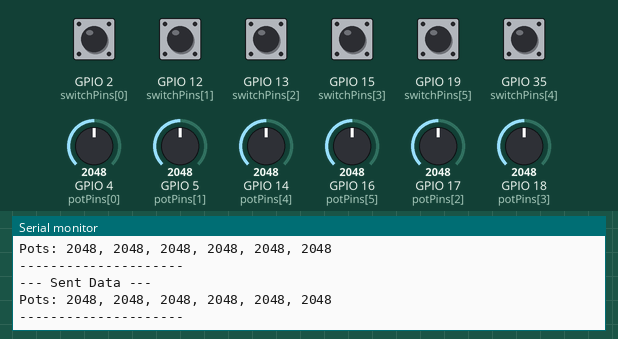
Bench run of a sketch on a simulated ESP32. Parts: the last lines printed to the serial monitor. The inputs (shaded band) are chosen by the test bench; at power-on: GPIO 2 (switchPins[0]), GPIO 12 (switchPins[1]), GPIO 13 (switchPins[2]), GPIO 15 (switchPins[3]), GPIO 19 (switchPins[5]), GPIO 35 (switchPins[4]) HIGH, GPIO 4 (potPins[0]) = 2048, GPIO 5 (potPins[1]) = 2048, GPIO 14 (potPins[4]) = 2048, GPIO 16 (potPins[5]) = 2048, GPIO 17 (potPins[2]) = 2048, GPIO 18 (potPins[3]) = 2048.

Above: at 1.2 s.
1.3 s: GPIO 4 (potPins[0]) set to 2866
At 1.31 s:
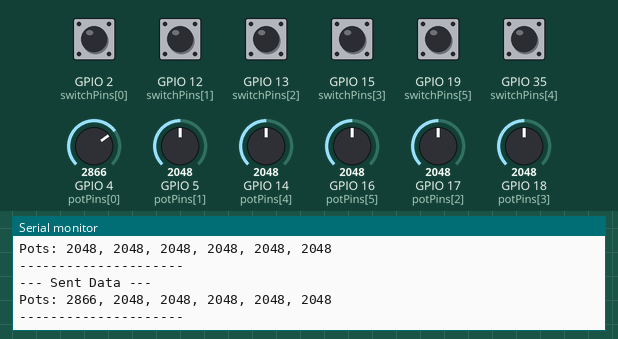
2.8 s: GPIO 5 (potPins[1]) set to 2866
At 2.81 s:
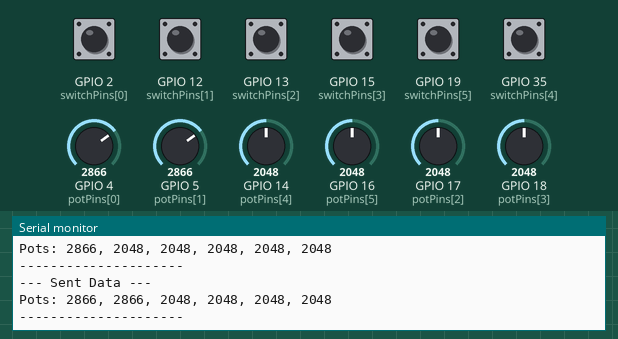
4.3 s: GPIO 14 (potPins[4]) set to 2866
At 4.31 s:
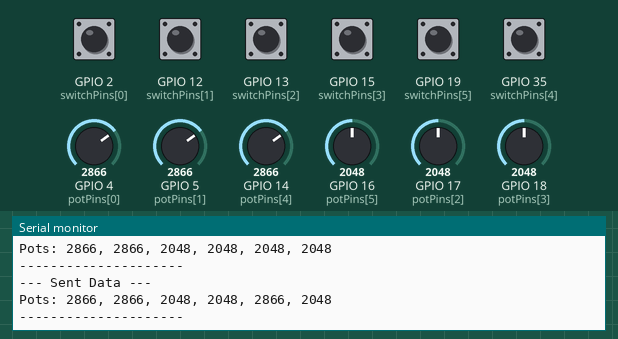
5.8 s: GPIO 16 (potPins[5]) set to 2866
At 6.71 s:
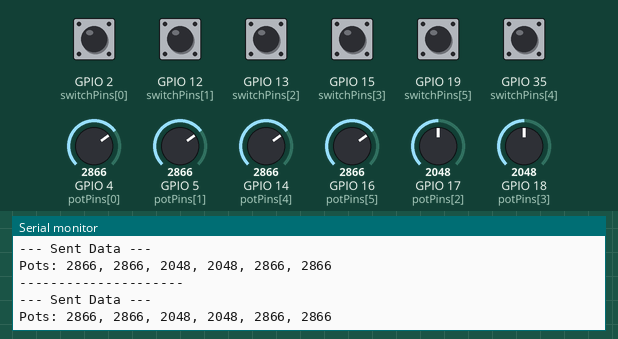
7.3 s: GPIO 17 (potPins[2]) set to 2866
At 7.31 s:
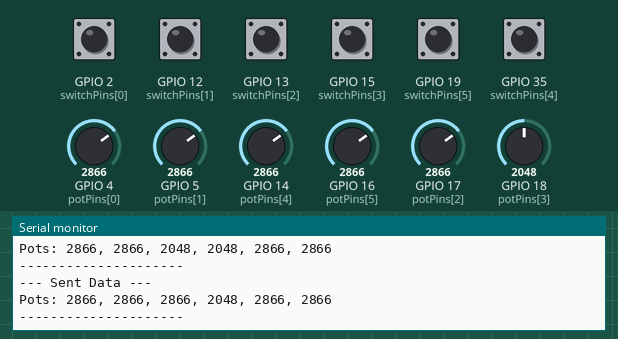
8.8 s: GPIO 18 (potPins[3]) set to 2866
At 8.82 s:
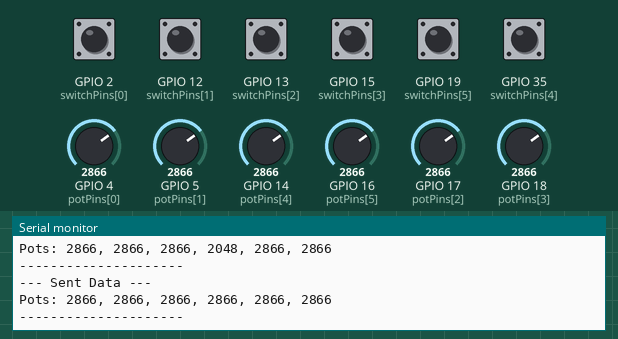

The sketch:

RcRemote_wroomVersion.ino
```cpp
#include <esp_now.h>
#include <WiFi.h>
#include <Arduino.h>
#include <HardwareSerial.h>

// --- Configuration ---
// Define the GPIO pins for potentiometers
//const int potPins[] = {17, 18, 3, 4}; //Wroom-S2 version
const int potPins[] = {4, 5, 17, 18, 14, 16}; //Wroom version
const int numPots = sizeof(potPins) / sizeof(potPins[0]);

// Define the GPIO pins for switches
// NOTE: GPIO 35 is INPUT ONLY
//const int switchPins[] = {0, 8, 9, 12, 13, 15, 37}; //WROOM-S2 version
const int switchPins[] = {2, 12, 13, 15, 35, 19}; //WROOM version
const int numSwitches = sizeof(switchPins) / sizeof(switchPins[0]);

// Update frequency (milliseconds)
const unsigned long updateInterval = 100;

// IMPORTANT: Replace with the MAC address of YOUR RECEIVER ESP32
uint8_t receiverMac[] = {0xFF, 0xFF, 0xFF, 0xFF, 0xFF, 0xFF}; // Broadcast placeholder initially
// Example: uint8_t receiverMac[] = {0x3C, 0x71, 0xBF, 0x12, 0x34, 0x56};

// --- Data Structure ---
// Structure to hold sensor data. MUST match the receiver's structure.
typedef struct SensorData {
  uint16_t potValues[numPots];   // Use uint16_t for 12-bit ADC (0-4095)
  bool switchStates[numSwitches]; // true = pressed, false = not pressed
} SensorData;

// Create an instance of the structure
SensorData myData;
//HardwareSerial SerialPort(1);  // UART1 instance

// --- ESP-NOW Variables ---
esp_now_peer_info_t peerInfo;
unsigned long lastUpdateTime = 0;

// --- Callback Function ---
// Function called when data is sent
void OnDataSent(const uint8_t *mac_addr, esp_now_send_status_t status) {

  // Optional: Print confirmation to Sender's Serial Monitor
  // Serial.print("Last Packet Send Status: ");
  // Serial.println(status == ESP_NOW_SEND_SUCCESS ? "Delivery Success" : "Delivery Fail");
}

// --- Setup Function ---
void setup() {
  //SerialPort.begin(115200, SERIAL_8N1, 6, 5); // WROOM-S2
  Serial.begin(115200);
  Serial.println("ESP32 ESP-NOW Sender");

  // 1. Set device as a Wi-Fi Station
  WiFi.mode(WIFI_STA);
  Serial.print("Sender MAC Address: ");
  Serial.println(WiFi.macAddress()); // Print MAC address to help configure receiver

  // 2. Initialize ESP-NOW
  if (esp_now_init() != ESP_OK) {
    Serial.println("Error initializing ESP-NOW");
    return;
  }
  Serial.println("ESP-NOW Initialized.");

  // 3. Register the send callback function
  esp_now_register_send_cb(OnDataSent);

  // 4. Register peer (the receiver)
  memcpy(peerInfo.peer_addr, receiverMac, 6);
  peerInfo.channel = 0; // Use Wi-Fi channel 0 for ESP-NOW
  peerInfo.encrypt = false; // No encryption for simplicity

  // 5. Add peer
  if (esp_now_add_peer(&peerInfo) != ESP_OK) {
    Serial.println("Failed to add peer");
    return;
  }
  Serial.println("Peer Added.");

  // 6. Configure GPIOs
  // Potentiometers (Analog Input) - No specific pinMode needed for ADC1 pins usually
  // Switches (Digital Input with Pull-up)
  for (int i = 0; i < numSwitches; i++) {
    pinMode(switchPins[i], INPUT_PULLUP);
  }
  pinMode(38, INPUT_PULLUP);
  pinMode(40, INPUT_PULLUP);

  Serial.println("GPIOs Configured.");
  Serial.println("Setup Complete. Starting loop...");
}

// --- Loop Function ---
void loop() {
  // Check if it's time to update and send data
  if (millis() - lastUpdateTime >= updateInterval) {
    lastUpdateTime = millis(); // Reset the timer

    // Read Potentiometers
    for (int i = 0; i < numPots; i++) {
      myData.potValues[i] = analogRead(potPins[i]);
      // Optional: Add smoothing/filtering here if needed
    }

    // Read Switches
    for (int i = 0; i < numSwitches; i++) {
      // digitalRead is LOW when pressed (connected to GND) with INPUT_PULLUP
      myData.switchStates[i] = (digitalRead(switchPins[i]) == LOW);
    }

    Serial.println("--- Sent Data ---");
    Serial.print("Pots: ");
    for (int i = 0; i < numPots; i++) {
      Serial.print(myData.potValues[i]);
      if (i < numPots - 1) Serial.print(", ");
    }
    Serial.println();
    Serial.println("---------------------");

    // Send data via ESP-NOW
    esp_err_t result = esp_now_send(receiverMac, (uint8_t *) &myData, sizeof(myData));

    // Optional: Check send result immediately (also handled by callback)
    // if (result == ESP_OK) {
    //   Serial.println("Sent with success");
    // } else {
    //   Serial.print("Error sending the data: ");
    //   Serial.println(esp_err_to_name(result));
    // }
  }
  // Can add a small delay here if needed, but millis() approach is better
  // delay(1); // Small delay to yield CPU if other tasks are running
}
```

Measured:
- after the input at 1.3 s, the serial monitor: prints a new line at once (image 1)
- after the input at 2.8 s, the serial monitor: prints a new line at once (image 2)
- after the input at 4.3 s, the serial monitor: prints a new line at once (image 3)
- after the input at 5.8 s, the serial monitor: prints a new line at once (image 4)
- after the input at 7.3 s, the serial monitor: prints a new line at once (image 5)
- after the input at 8.8 s, the serial monitor: prints a new line at once (image 6)
